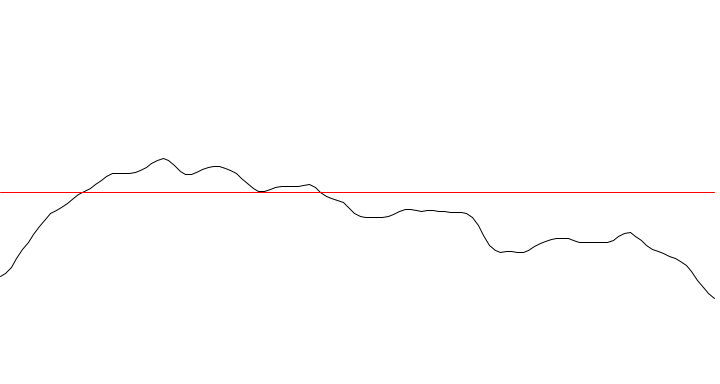
Frame 1 (no input)
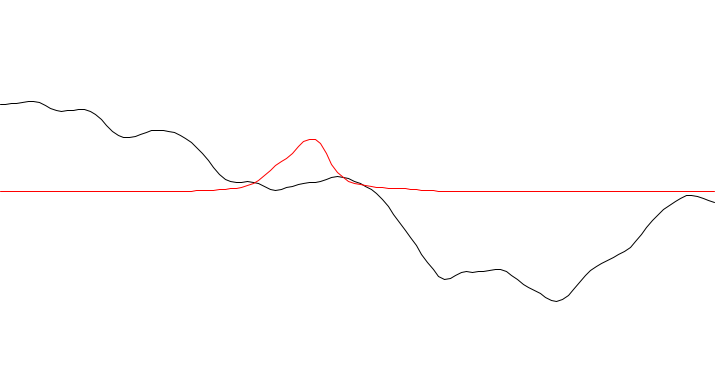
Frame 60 (the mouse pressed at the canvas centre just before this capture)
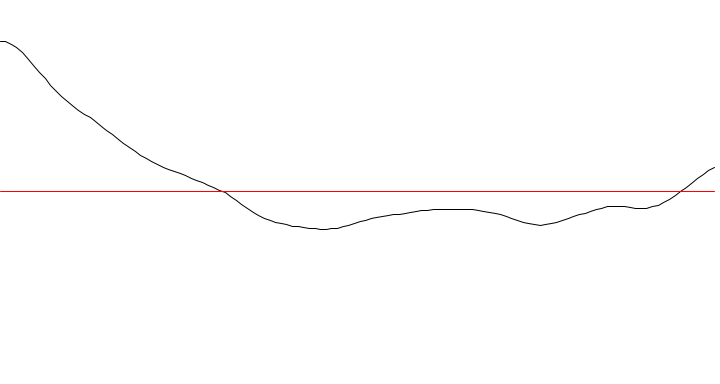
Frame 120 (the mouse held since frame 60 and released just before this capture)

The Processing sketch that drew these frames (run headless with seeded random() and noise(); from frame 60 on, the mouse is pressed at the canvas centre):

// Processing sketch: seriesnn
// ── seriesnn.pde
int windowSize = 48; // Size of the input window
float[] data = new float[128]; // Your time series data
int numHidden = 1024; // Number of hidden neurons
float learningRate = 0.000337; // Learning rate
int epochs = 10000000; // Number of training epochs
int printout = 1000;

boolean trained = false;

// Neural network parameters
float[][] inputWeights;
float[] hiddenWeights;
float[] hiddenBiases;
float outputWeight;
float outputBias;

void setup() {
  size(720, 384);
println("initializing layers");
generateRandomData();

  initializeWeights();
  println("training");
  thread("train");
}

void keyPressed(){
generateRandomData();
	
}

void generateRandomData(){
noiseSeed(int(random(1,10000)));
float scale = random(10,100);
// generate random data
for(int i = 0 ; i < data.length;i++){
	  data[i] = (noise(i/scale)-0.5)*2.0;
}
}


float original[] = new float[data.length];
float predicted[] = new float[data.length];

void draw(){

	if(trained){
		
	
	}

if(frameCount%60==0){
	generateRandomData();

			original = new float[data.length];
			for(int i = 0 ; i < data.length;i++){
				original[i] = data[i];
			}

			
		predicted = predictNFields(original,original.length);
	for(int i = 0 ; i < predicted.length;i++){
				original[i] = predicted[i];
			}

}

	background(255);
noFill();

beginShape();
	for(int i = 0 ; i < data.length;i++){
            stroke(0);            
            vertex(map(i,0,data.length,0,width),map(data[i],-1,1,height,0));
	}
	endShape();


			beginShape();
	for(int i = 0 ; i < predicted.length;i++){
	            stroke(#ff0000);            
	            vertex(map(i,0,predicted.length,0,width),map(predicted[i],-1,1,height,0));
		}
		endShape();
	

	
}


void initializeWeights() {


  // Initialize input weights
  
  inputWeights = new float[windowSize][numHidden];
  for (int i = 0; i < windowSize; i++) {
    for (int j = 0; j < numHidden; j++) {
      inputWeights[i][j] = random(-1, 1);
    }
  }
  
  // Initialize hidden weights and biases
  hiddenWeights = new float[numHidden];
  hiddenBiases = new float[numHidden];
  for (int i = 0; i < numHidden; i++) {
    hiddenWeights[i] = random(-1, 1);
    hiddenBiases[i] = random(-1, 1);
  }
  
  // Initialize output weight and bias
  outputWeight = random(-1, 1);
  outputBias = random(-1, 1);
}

void train() {

 	float prevTotalError = 0;
 
  for (int epoch = 0; epoch < epochs; epoch++) {
 // windowSize = int(random(5,24));

  	float totalError = 0;
    for (int i = windowSize; i < data.length - 1; i++) {
      // Prepare input window
      float[] inputWindow = new float[windowSize];
      for (int j = 0; j < windowSize; j++) {
        inputWindow[j] = data[i - windowSize + j];
      }
      
      // Forward pass
      float[] hiddenLayer = new float[numHidden];
      for (int j = 0; j < numHidden; j++) {
        float sum = 0;
        for (int k = 0; k < windowSize; k++) {
          sum += inputWindow[k] * inputWeights[k][j];
        }
        hiddenLayer[j] = sigmoid(sum + hiddenBiases[j] );
      }
      
      float output = 0;
      for (int j = 0; j < numHidden; j++) {
        output += hiddenLayer[j] * hiddenWeights[j] ;
      }
      output = sigmoid(output + outputBias);
      
      // Backpropagation
      float target = data[i + 1]; // Next value in the series
      float error = target - output;
      totalError += abs(target - output);

          
      
      // Update output layer weights and bias
      float deltaOutput = error * dsigmoid(output);
      for (int j = 0; j < numHidden; j++) {
        hiddenWeights[j] += learningRate * deltaOutput * hiddenLayer[j] ;
      }
      outputBias += learningRate * deltaOutput;
      
      // Update hidden layer weights and biases
      for (int j = 0; j < numHidden; j++) {
        float deltaHidden = hiddenWeights[j] * deltaOutput * dsigmoid(hiddenLayer[j]);
        for (int k = 0; k < windowSize; k++) {
          inputWeights[k][j] += learningRate * deltaHidden * inputWindow[k] ;
        }
        hiddenBiases[j] += learningRate * deltaHidden;
      }
      
    }

          if (epoch % printout == 0) { // Print every 10 epochs (adjust as needed)
            float averageError = totalError / (data.length - windowSize - 1);
            println("Epoch: " + epoch + ", Average Error: " + averageError+ ", Accuracy: "+ (1.0-averageError)*100.0 + "%" + ", Slope: " + (((1.0-averageError)*100.0-prevTotalError))+"%");
            prevTotalError = (1.0-averageError)*100.0;
           
           
          }
    
  }//end epoch

  trained = true;
}

float[] expandArray(float[] arr) {
  float[] newArr = new float[arr.length + 1];
  // Copy elements from the original array to the new array
  for (int i = 0; i < arr.length; i++) {
    newArr[i] = arr[i];
  }
  return newArr;
}

float[] removeFirstElement(float[] arr) {
  // Check if the array is empty or has only one element
  if (arr.length <= 1) {
    return new float[0]; // Return an empty array
  }
  
  float[] newArr = new float[arr.length - 1];
  // Copy elements from the original array to the new array, skipping the first element
  for (int i = 1; i < arr.length; i++) {
    newArr[i - 1] = arr[i];
  }
  return newArr;
}

float predict(float[] input) {
  // Forward pass
  float[] hiddenLayer = new float[numHidden];
  for (int j = 0; j < numHidden; j++) {
    float sum = 0;
    for (int k = 0; k < windowSize; k++) {
      sum += input[k] * inputWeights[k][j];
    }
    hiddenLayer[j] = sigmoid(sum + hiddenBiases[j]);
  }
  
  float output = 0;
  for (int j = 0; j < numHidden; j++) {
    output += hiddenLayer[j] * hiddenWeights[j];
  }
  output = sigmoid(output + outputBias);
  
  return output;
}

float[] predictNFields(float[] input, int n) {
  float[] predictions = new float[n];
  for (int i = 0; i < n; i++) {
    // Forward pass
    float[] _hiddenLayer = new float[numHidden];
    for (int j = 0; j < numHidden; j++) {
      float sum = 0;
      for (int k = 0; k < windowSize; k++) {
        sum += input[k] * inputWeights[k][j];
      }
      _hiddenLayer[j] = sigmoid(sum + hiddenBiases[j]);
    }
    
    float _output = 0;
    for (int j = 0; j < numHidden; j++) {
      _output += _hiddenLayer[j] * hiddenWeights[j];
    }
    _output = sigmoid(_output + outputBias);
    
    // Store the prediction
    predictions[i] = _output;
    
    // Update input window for the next prediction
    input = shiftInput(input, _output);
  }
  return predictions;
}

// Helper function to shift input window for the next prediction
float[] shiftInput(float[] input, float newValue) {
  for (int i = 0; i < input.length - 1; i++) {
    input[i] = input[i + 1];
  }
  input[input.length - 1] = newValue;
  return input;
}

float sigmoid(float x) {
  return 1 / (1 + exp(-x));
}

float dsigmoid(float x) {
  return x * (1 - x);
}
